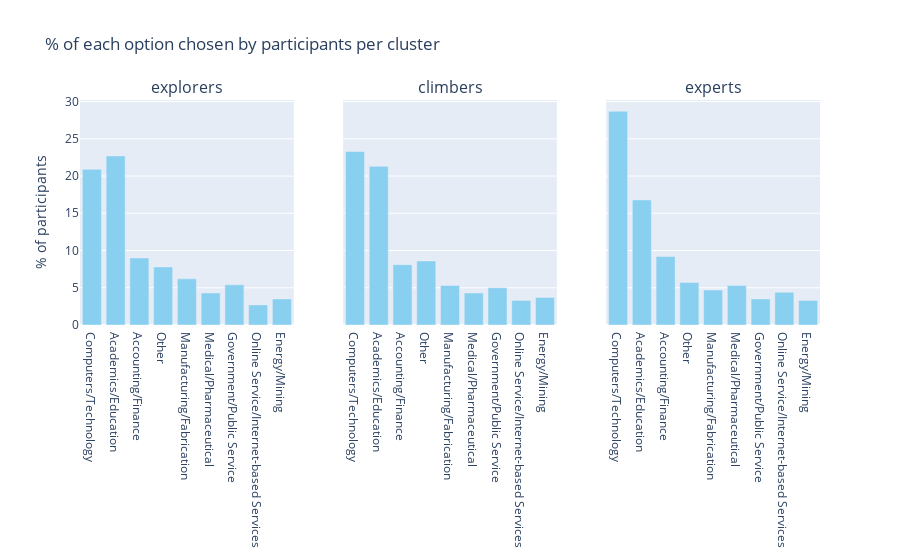

The cell this chart's notebook holds for it:
### Markdown cell above
Comparing C2 with C0 and C1 clusers, C2 has the highest, almost 4 times as any of the rest, share (~29.1%) of participants who are data scientists. On the other hand, C1 and 0 have highest shares of Unemployed and Students.

### Code cell
plot_bar_rank(binary_data, "Industry",10)

### Figure 1 — Plotly figure (JSON) as saved in the notebook; plotly's stock layout.template omitted (floating-point values rounded to 4 significant figures)
{"data": [{"marker": {"color": "#89CFF0"}, "type": "bar", "x": ["Computers/Technology"], "xaxis": "x", "y": [20.9], "yaxis": "y"}, {"marker": {"color": "#89CFF0"}, "type": "bar", "x": ["Academics/Education"], "xaxis": "x", "y": [22.7], "yaxis": "y"}, {"marker": {"color": "#89CFF0"}, "type": "bar", "x": ["Accounting/Finance"], "xaxis": "x", "y": [9], "yaxis": "y"}, {"marker": {"color": "#89CFF0"}, "type": "bar", "x": ["Other"], "xaxis": "x", "y": [7.8], "yaxis": "y"}, {"marker": {"color": "#89CFF0"}, "type": "bar", "x": ["Manufacturing/Fabrication"], "xaxis": "x", "y": [6.2], "yaxis": "y"}, {"marker": {"color": "#89CFF0"}, "type": "bar", "x": ["Medical/Pharmaceutical"], "xaxis": "x", "y": [4.3], "yaxis": "y"}, {"marker": {"color": "#89CFF0"}, "type": "bar", "x": ["Government/Public Service"], "xaxis": "x", "y": [5.4], "yaxis": "y"}, {"marker": {"color": "#89CFF0"}, "type": "bar", "x": ["Online Service/Internet-based Services"], "xaxis": "x", "y": [2.7], "yaxis": "y"}, {"marker": {"color": "#89CFF0"}, "type": "bar", "x": ["Energy/Mining"], "xaxis": "x", "y": [3.5], "yaxis": "y"}, {"marker": {"color": "#89CFF0"}, "type": "bar", "x": ["Computers/Technology"], "xaxis": "x2", "y": [23.3], "yaxis": "y2"}, {"marker": {"color": "#89CFF0"}, "type": "bar", "x": ["Academics/Education"], "xaxis": "x2", "y": [21.3], "yaxis": "y2"}, {"marker": {"color": "#89CFF0"}, "type": "bar", "x": ["Accounting/Finance"], "xaxis": "x2", "y": [8.1], "yaxis": "y2"}, {"marker": {"color": "#89CFF0"}, "type": "bar", "x": ["Other"], "xaxis": "x2", "y": [8.6], "yaxis": "y2"}, {"marker": {"color": "#89CFF0"}, "type": "bar", "x": ["Manufacturing/Fabrication"], "xaxis": "x2", "y": [5.3], "yaxis": "y2"}, {"marker": {"color": "#89CFF0"}, "type": "bar", "x": ["Medical/Pharmaceutical"], "xaxis": "x2", "y": [4.3], "yaxis": "y2"}, {"marker": {"color": "#89CFF0"}, "type": "bar", "x": ["Government/Public Service"], "xaxis": "x2", "y": [5], "yaxis": "y2"}, {"marker": {"color": "#89CFF0"}, "type": "bar", "x": ["Online Service/Internet-based Services"], "xaxis": "x2", "y": [3.3], "yaxis": "y2"}, {"marker": {"color": "#89CFF0"}, "type": "bar", "x": ["Energy/Mining"], "xaxis": "x2", "y": [3.7], "yaxis": "y2"}, {"marker": {"color": "#89CFF0"}, "type": "bar", "x": ["Computers/Technology"], "xaxis": "x3", "y": [28.7], "yaxis": "y3"}, {"marker": {"color": "#89CFF0"}, "type": "bar", "x": ["Academics/Education"], "xaxis": "x3", "y": [16.8], "yaxis": "y3"}, {"marker": {"color": "#89CFF0"}, "type": "bar", "x": ["Accounting/Finance"], "xaxis": "x3", "y": [9.2], "yaxis": "y3"}, {"marker": {"color": "#89CFF0"}, "type": "bar", "x": ["Other"], "xaxis": "x3", "y": [5.7], "yaxis": "y3"}, {"marker": {"color": "#89CFF0"}, "type": "bar", "x": ["Manufacturing/Fabrication"], "xaxis": "x3", "y": [4.7], "yaxis": "y3"}, {"marker": {"color": "#89CFF0"}, "type": "bar", "x": ["Medical/Pharmaceutical"], "xaxis": "x3", "y": [5.3], "yaxis": "y3"}, {"marker": {"color": "#89CFF0"}, "type": "bar", "x": ["Government/Public Service"], "xaxis": "x3", "y": [3.5], "yaxis": "y3"}, {"marker": {"color": "#89CFF0"}, "type": "bar", "x": ["Online Service/Internet-based Services"], "xaxis": "x3", "y": [4.4], "yaxis": "y3"}, {"marker": {"color": "#89CFF0"}, "type": "bar", "x": ["Energy/Mining"], "xaxis": "x3", "y": [3.3], "yaxis": "y3"}], "layout": {"annotations": [{"font": {"size": 16}, "showarrow": false, "text": "explorers", "x": 0.1444, "xanchor": "center", "xref": "paper", "y": 1, "yanchor": "bottom", "yref": "paper"}, {"font": {"size": 16}, "showarrow": false, "text": "climbers", "x": 0.5, "xanchor": "center", "xref": "paper", "y": 1, "yanchor": "bottom", "yref": "paper"}, {"font": {"size": 16}, "showarrow": false, "text": "experts", "x": 0.8556, "xanchor": "center", "xref": "paper", "y": 1, "yanchor": "bottom", "yref": "paper"}], "showlegend": false, "title": {"text": "% of each option chosen by participants per cluster"}, "xaxis": {"anchor": "y", "domain": [0, 0.2889]}, "xaxis2": {"anchor": "y2", "domain": [0.3556, 0.6444]}, "xaxis3": {"anchor": "y3", "domain": [0.7111, 1]}, "yaxis": {"anchor": "x", "domain": [0, 1], "title": {"text": "% of participants"}}, "yaxis2": {"anchor": "x2", "domain": [0, 1], "matches": "y", "showticklabels": false}, "yaxis3": {"anchor": "x3", "domain": [0, 1], "matches": "y", "showticklabels": false}}}
